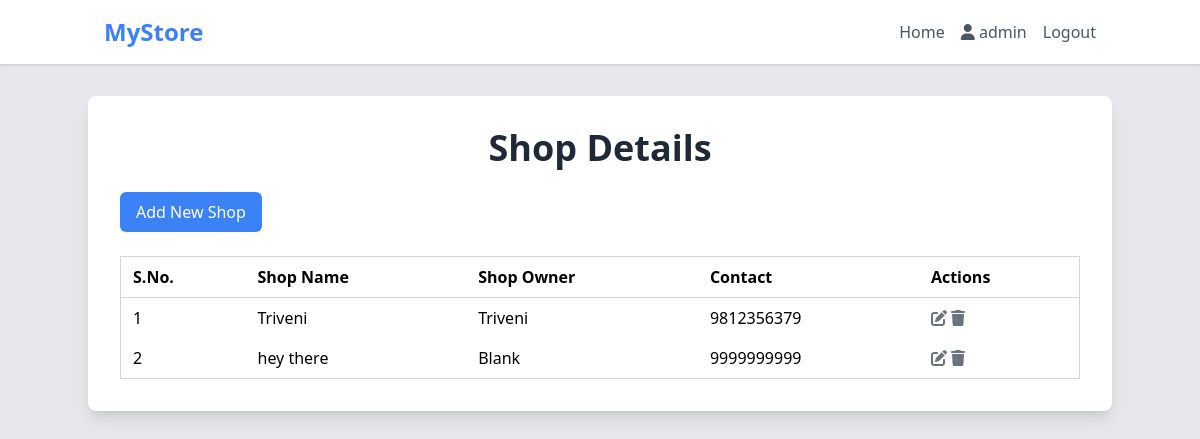
The page / (signed in) on the database as committed earlier.
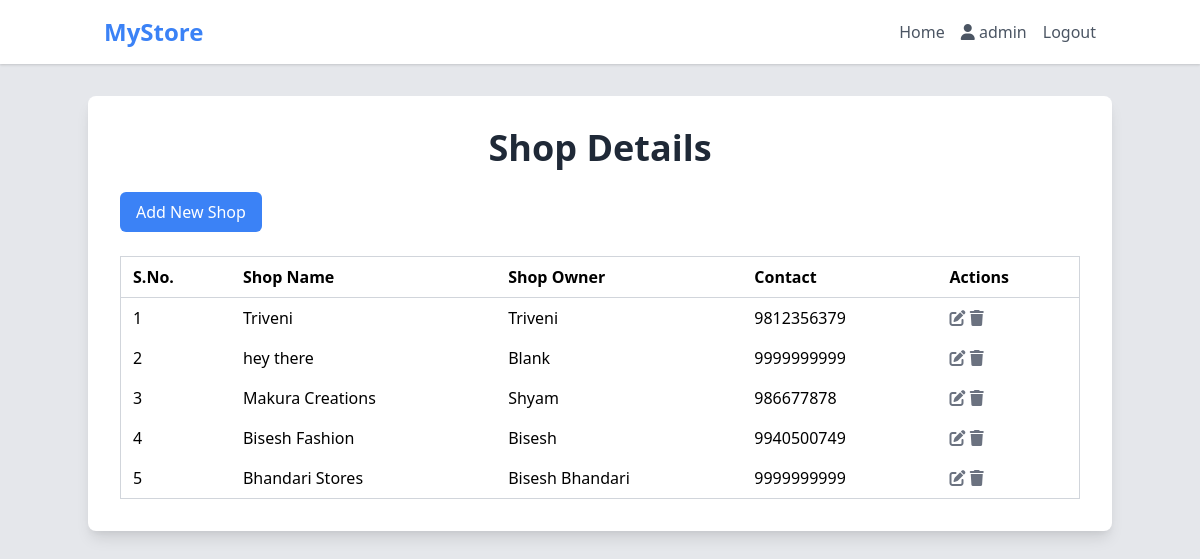
The same page on the database as committed later.
### geoapp/models.py (models this page shows, shortened)
class Shop(models.Model):
    user = models.OneToOneField(User, on_delete=models.CASCADE, related_name='shop')
    shopName = models.CharField(max_length=50)
    shopOwner = models.CharField(max_length=50, default="Blank")
    shopContact = models.CharField(max_length=50, default="9999999999")
    latitude = models.CharField(max_length=100,default='0.0')
    longitude = models.CharField(max_length=100,default="0.0")

### geoapp/views.py (the view)
# urls.py: path('',views.home,name='home'),
@login_required(login_url='login')
def home(request):
    if request.user.is_superuser:
        shops = Shop.objects.all()
        return render(request,'home.html',{'shops': shops})
    else:
        user = request.user
        shop = Shop.objects.get(user = user)
        products = Product.objects.filter(productOwner = shop)
        return render(request,'home.html',{'products':products})

### geoapp/templates/home.html (shortened to what this page needs)
{% extends 'base.html' %}
{% block content %}
    <div class="container mx-auto mt-8 p-8 bg-white rounded-lg shadow-lg">
        {% if request.user.is_superuser %}
            <h1 class="text-4xl font-bold text-center mb-6 text-gray-800">Shop Details</h1>
            <button
                class="bg-blue-500 text-white py-2 px-4 rounded-md transition duration-300 hover:bg-blue-700 focus:outline-none focus:shadow-outline-blue"
                onclick="window.location.href='createshop'">Add New Shop</button>
            <div class="overflow-x-auto mt-6">
                <table class="min-w-full border border-gray-300 divide-y divide-gray-300">
                    <thead>
                        <tr>
                            <th class="py-2 px-3 text-left">S.No.</th>
                            <th class="py-2 px-3 text-left">Shop Name</th>
                            <th class="py-2 px-3 text-left">Shop Owner</th>
                            <th class="py-2 px-3 text-left">Contact</th>
                            <th class="py-2 px-3 text-left">Actions</th>
                        </tr>
                    </thead>
                    <tbody class="space-y-2">
                        {% for shop in shops %}
                            <tr>
                                <td class="py-2 px-3">{{ forloop.counter }}</td>
                                <td class="py-2 px-3"><a href="{% url 'shopDetail' shop.pk %}">{{ shop.shopName }}</a></td>
                                <td class="py-2 px-3">{{ shop.shopOwner }}</td>
                                <td class="py-2 px-3">{{ shop.shopContact }}</td>
                                <td class="py-2 px-3">
                                    <a class="edit-button bg-transparent text-gray-500 hover:text-blue-500 focus:outline-none"
                                        href="{% url 'editshop' shop.pk %}">
                                        <i class="fa-solid fa-edit"></i>
                                    </a>
                                    <a class="delete-button bg-transparent text-gray-500 hover:text-red-500 focus:outline-none"
                                        href="{% url 'deleteshop' shop.pk %}">
                                        <i class="fa-solid fa-trash"></i>
                                    </a>
                                </td>
                            </tr>
                        {% endfor %}
                    </tbody>
                </table>
            </div>
        {% endif %}
    </div>
{% endblock %}

### templates/base.html (shortened to what this page needs)
<!DOCTYPE html>
<html lang="en">
<head>
    <link rel="stylesheet" href="https://cdn.jsdelivr.net/npm/tailwindcss@2.2.19/dist/tailwind.min.css">
    <link rel="stylesheet" href="https://cdnjs.cloudflare.com/ajax/libs/font-awesome/6.5.1/css/all.min.css" />
</head>
<body class="bg-gray-200">
    <nav class="bg-white shadow">
        <div class="container mx-auto px-4">
            <div class="flex items-center justify-between py-4">
                <div class="flex items-center">
                    <a href="/" class="text-2xl font-bold text-blue-500">MyStore</a>
                </div>
                <div class="hidden lg:flex space-x-4">
                    <a href="#" class="text-gray-600 hover:text-blue-500">Home</a>
                    <p class="text-gray-600 hover:text-blue-500">
                        <i class="fa-solid fa-user"></i>
                        {{request.user}}</p>
                    <a href="{%url 'logout'%}" class="text-gray-600 hover:text-blue-500 cursor-pointer">Logout</a>
                </div>
            </div>
        </div>
    </nav>
    {%block content%}{%endblock content%}
</body>
</html>

Rows that differ between the two databases and show on the page:
added Shop: shopName "Makura Creations", shopOwner "Shyam", shopContact "986677878"
added Shop: shopName "Bisesh Fashion", shopOwner "Bisesh", shopContact "9940500749"
added Shop: shopName "Bhandari Stores", shopOwner "Bisesh Bhandari", shopContact "9999999999"
